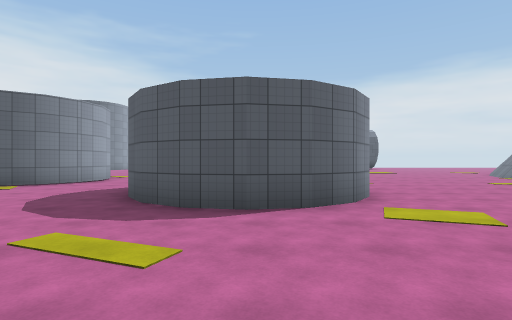
view 1 (above)

24 first-person views from a walk through a 3-D level made in the Unity game engine. The camera is 1.4 m above the floor, looks level and sees 80° across. The floor is counted in squares, 2 m on a side. Each view is taken from the middle of a square. On the plan, view 1 faces up. The plan holds only what a view shows up to about 10 squares ahead; the rest is blank. The place goes on beyond the plan. Surface patterns are stand-ins for the level's own textures.

view 2
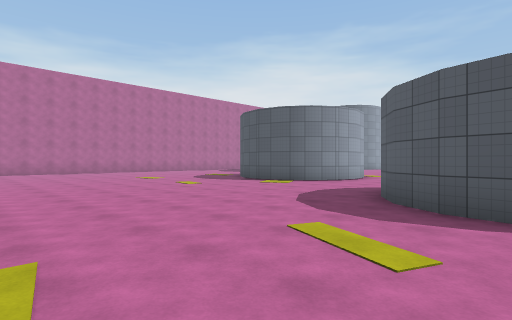

view 3
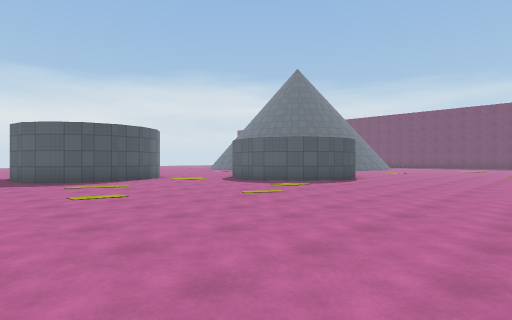

view 4
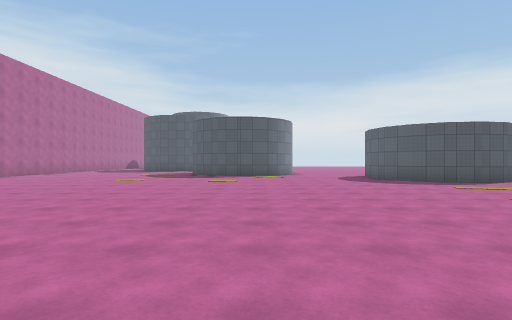

view 5
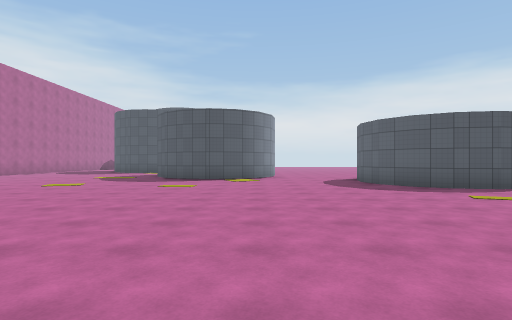

view 6
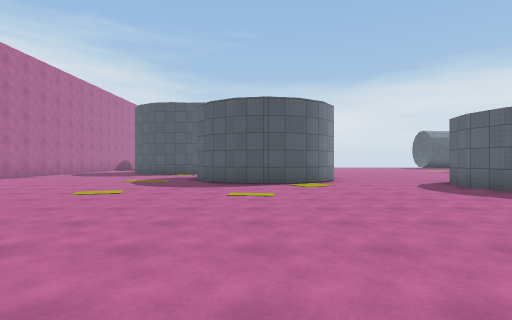

view 7
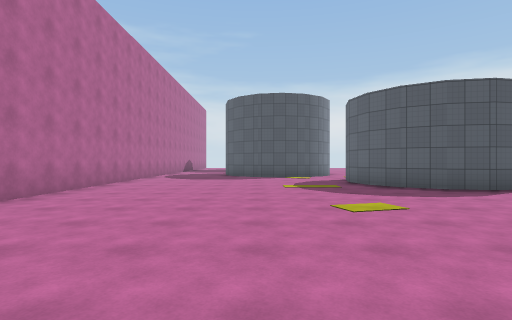

view 8
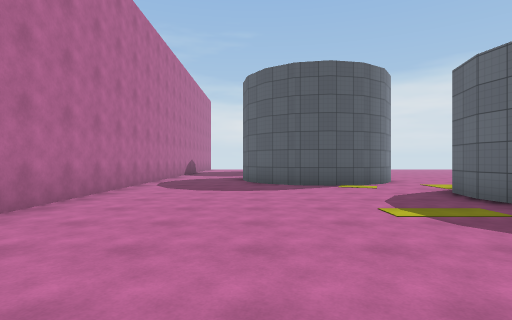

view 9
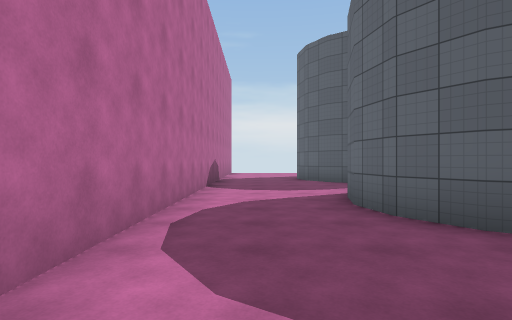

view 10
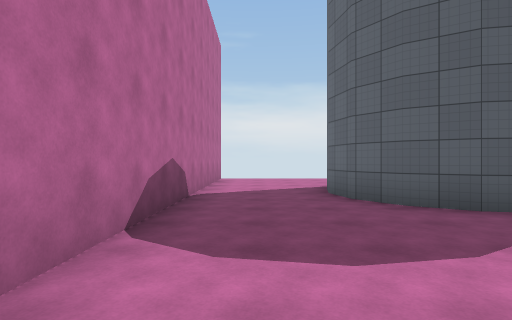

view 11
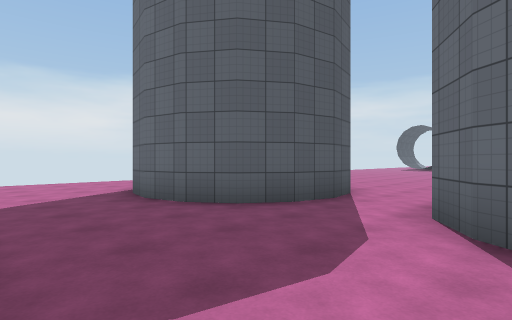

view 12
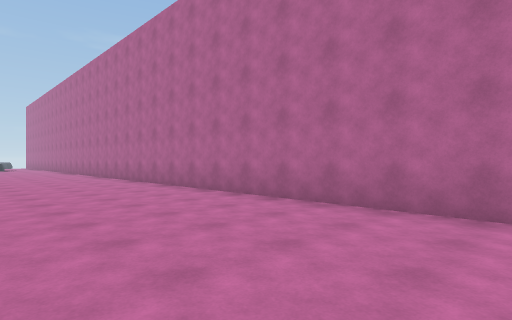

view 13
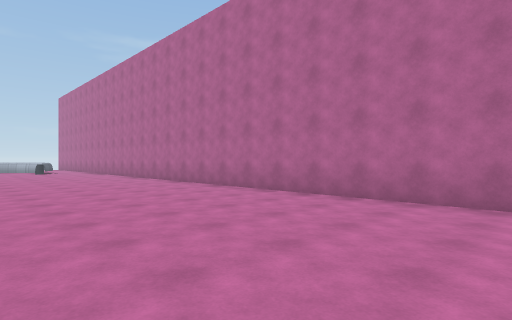

view 14
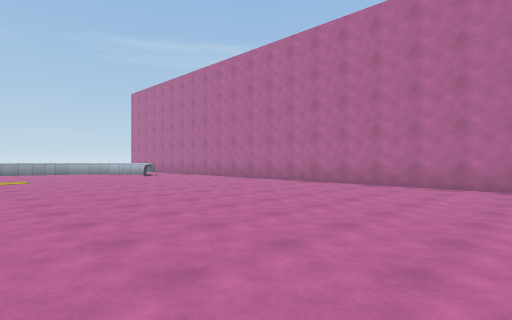

view 15
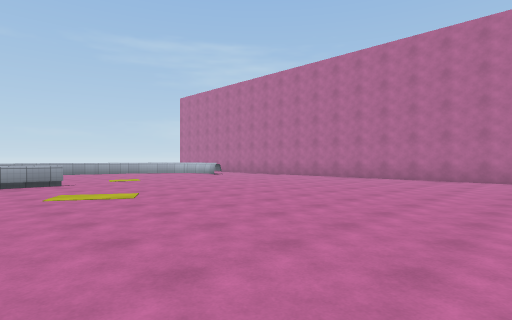

view 16
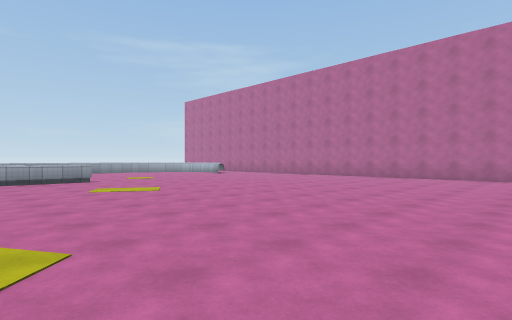

view 17
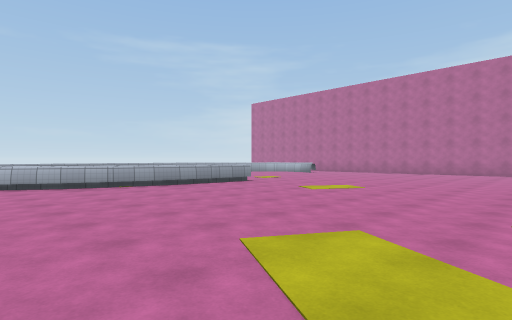

view 18
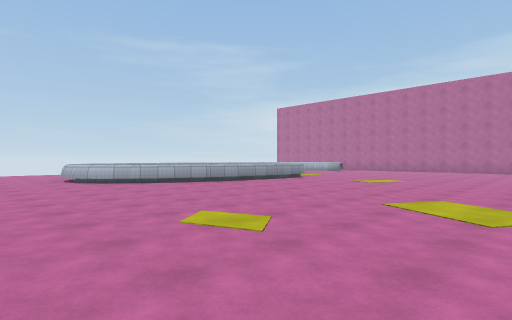

view 19
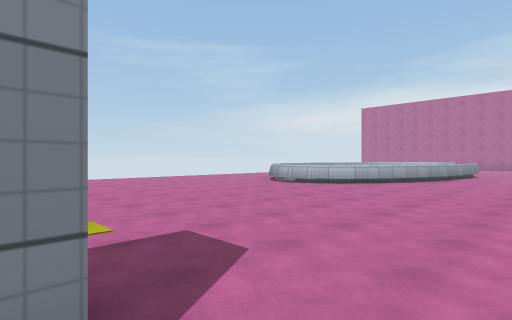

view 20
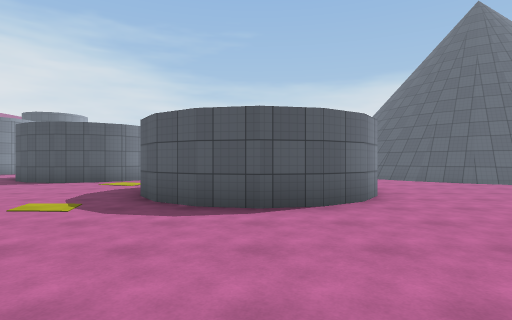

view 21
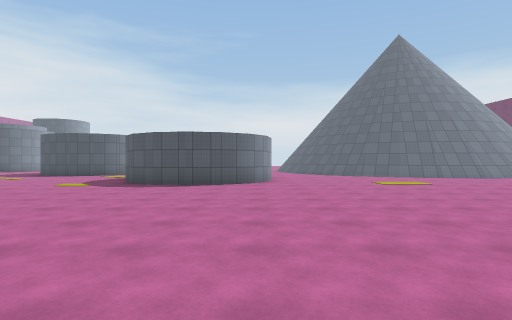

view 22
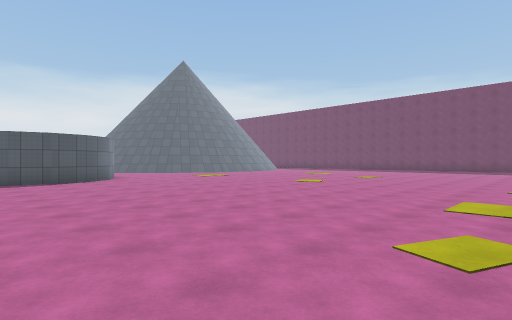

view 23
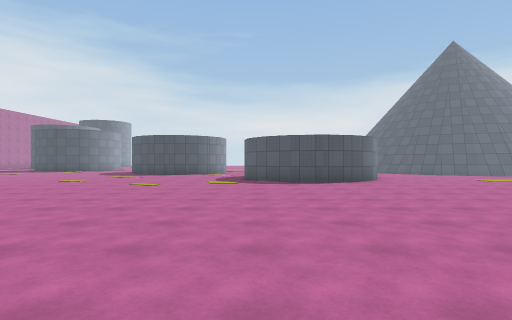

view 24
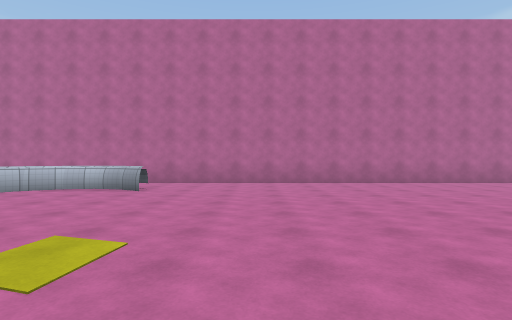

### Floor plan
Points are (right, up) in squares from view 1. A wall is a line through its corners. A room is listed if a view was taken in it or the views show most of it. See-through windows are left out.
Room 1 (views 1, 2, 3, 4, 5, 6, 7, 8, 9, 10, 11, 12, 13, 14, 15, 16, 17, 18, 19, 20, 21, 22, 23, 24)
walls: (2.2, 5.9) (1.6, 5) (0.8, 4.5) (-0.1, 4.3) (-1.1, 4.5) (-1.9, 5) (-2.4, 5.8) (-2.6, 6.8) (-2.4, 7.7); (-5.3, -13.6) (-3.8, -14); (-3.9, -13.9) (-2.6, -14.4); (-2.7, -14.4) (-1.6, -15); (-8.1, -13.4) (-6.6, -13.4); (-1.8, -14.9) (-1, -15.6); (8.4, 1) (7.8, 0.1) (7, -0.4) (6.1, -0.6) (5.1, -0.4) (4.3, 0.1) (3.7, 1); (-5.4, 9.3) (-5.9, 8.5) (-6.7, 8) (-7.7, 7.8) (-8.6, 8) (-9.4, 8.5) (-10, 9.3) (-10.2, 10.3) (-10, 11.3); (-0.6, -16.2) (-0.5, -16.9) (-0.6, -17.6); (12.8, 4.5) (12.3, 5); (13.5, 3.9) (12.7, 4.4) (11.9, 5.1); (13.6, 4) (12.7, 4.5); (-9.6, 14.8) (-10.2, 14) (-11, 13.5) (-12, 13.3) (-12.9, 13.5) (-13.7, 14) (-14.3, 14.8) (-14.5, 15.8) (-14.3, 16.7); (-13.7, 17.6) (-12.9, 18.1); (-12, 20) (-12.9, 20.1) (-13.7, 20.7) (-14.3, 21.5) (-14.5, 22.5) (-14.3, 23.5); (-17.3, 25.9) (-17.3, -18.5)
low walls: (-6.7, -13.4) (-5.2, -13.6); (-4.1, -14.1) (-3.1, -14.5); (-6.7, -13.6) (-5.3, -13.8) (-4, -14.1); (-3, -14.5) (-2, -15.1); (-8.1, -13.5) (-6.6, -13.6); (-2.1, -15) (-1.3, -15.7); (-1.1, -15.5) (-0.6, -16.2); (-1.4, -15.6) (-0.9, -16.3); (12.6, 4.2) (11.5, 5.1); (-14.8, -15.6) (-15.3, -16.3) (-15.4, -17) (-15.3, -17.5) (-14.9, -18.3); (-15.1, -15.5) (-15.4, -15.9); (13.4, 3.6) (12.5, 4.1); (-15, -18.1) (-14.5, -18.6)
ways out: opening at (-12, 19); opening at (-9.5, 13.5); opening at (-4, 8.7); opening at (4, 5); opening at (10, 3.7)

Where each view was taken, in squares from view 1:
view 1: 0 up, 0 right, facing up
view 2: 0 up, 0 right, facing up-left
view 3: 6 down, 4 left, facing up-right
view 4: 5 down, 7 left, facing up
view 5: 3 down, 6 left, facing up
view 6: 1 down, 8 left, facing up
view 7: 1 up, 13 left, facing up
view 8: 5 up, 14 left, facing up
view 9: 11 up, 16 left, facing up
view 10: 16 up, 16 left, facing up
view 11: 17 up, 17 left, facing up-right
view 12: 8 up, 13 left, facing down-left
view 13: 2 up, 12 left, facing down-left
view 14: 3 down, 9 left, facing down-left
view 15: 4 down, 6 left, facing down-left
view 16: 3 down, 5 left, facing down-left
view 17: 6 down, 1 left, facing down-left
view 18: 6 down, 2 right, facing down-left
view 19: 11 down, 7 right, facing down-left
view 20: 5 down, 6 right, facing up
view 21: 9 down, 8 right, facing up
view 22: 11 down, 4 right, facing up-right
view 23: 10 down, 4 right, facing up
view 24: 13 down, 8 left, facing left
